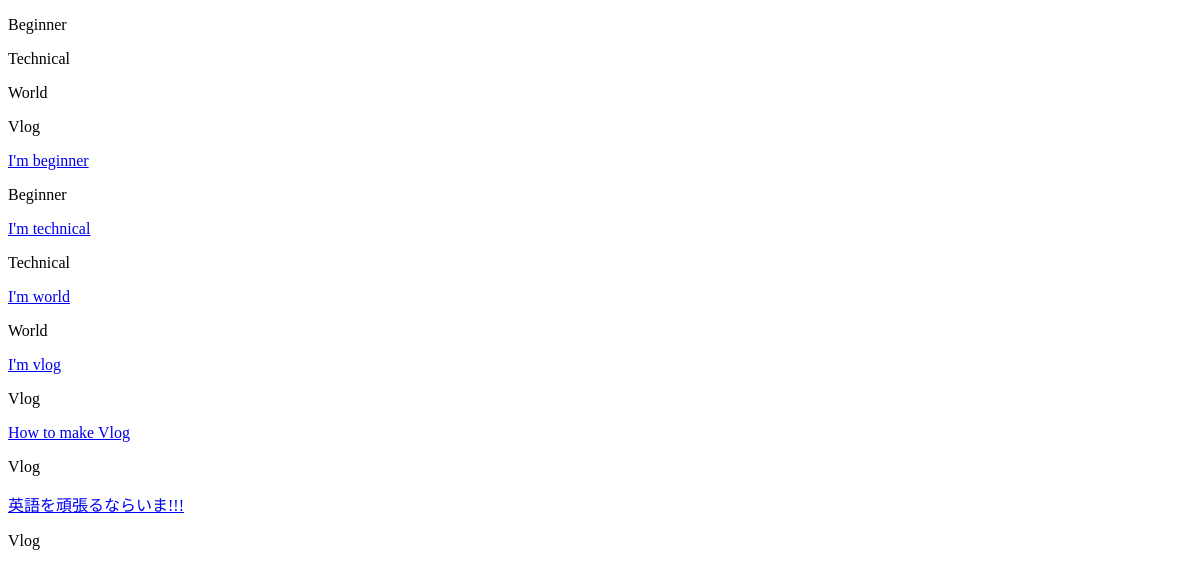
Before: /blog/list/ (signed in) with the older database file.
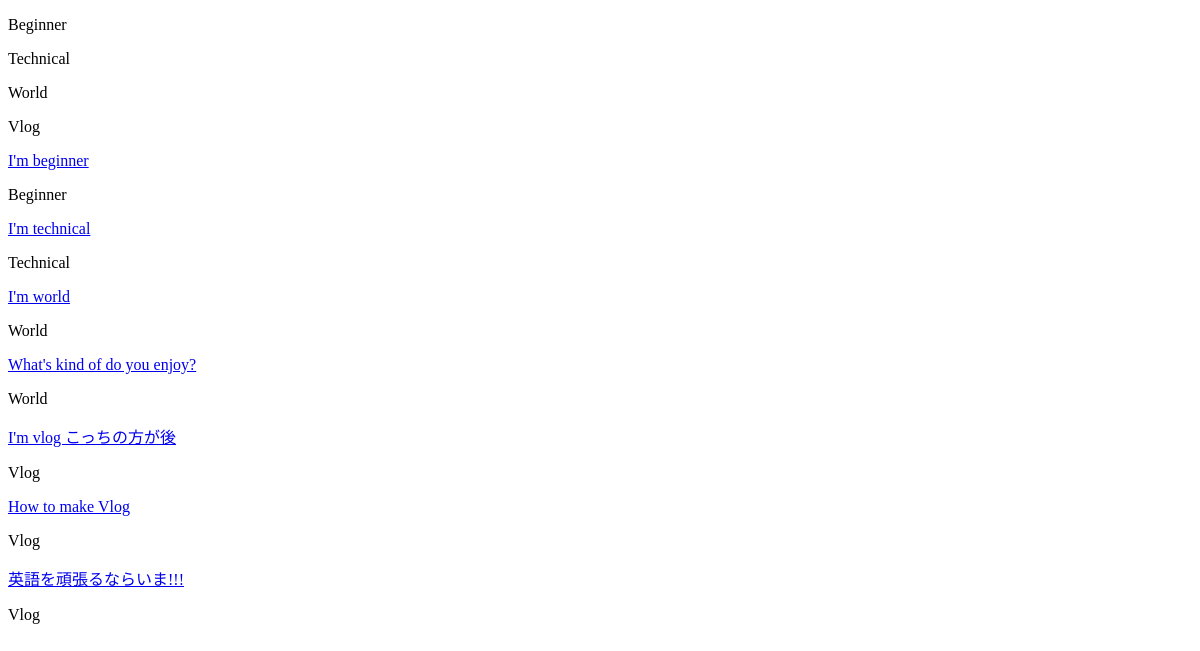
After: the same page with the newer database file.
### blog/models.py (models this page shows, shortened)
class Status(models.Model):
    name = models.CharField(max_length=140, blank=True)
    def __str__(self):
        return self.name

class Post(models.Model):
    title = models.CharField(max_length=140)
    thumbnail = models.ImageField(upload_to='thumbnail/', null=True)
    post_time = models.DateField(null=True)
    summary = models.TextField(blank=True)
    contents = MDTextField()
    status = models.ForeignKey(Status, on_delete=models.SET_NULL, null=True)

### blog/views.py (the view)
# urls.py: path('list/', views.BlogList.as_view(), name='list'),
class BlogList(LoginRequiredMixin, TemplateView):
    template_name = 'blog/list.html'
    '''
    def get_context_data(self, **kwargs):
        context = super().get_context_data(**kwargs)
        context['member'] = Member.objects.get(user=self.request.user)
        return context

    def get(self, request, *args, **kwargs):
        all_post = Post.objects.all()
        return render(request, 'blog/list.html', {'all_post': all_post})
    '''
    def get_context_data(self, **kwargs):
        context = super().get_context_data(**kwargs)
        member = Member.objects.get(user=self.request.user)
        context['member'] = member
        status_list = [1, 2]
        print(Post.objects.all().values())
        context['all_posts'] = Post.objects.filter(status__in=member.status.all())
        '''
        for i, member_status in enumerate(member.status.all()):
            if i == 0:
                context['all_posts'] = Post.objects.get(status=Status.objects.get(name=member_status))
            else:
                context['all_posts'] += Post.objects.get(status=Status.objects.get(name=member_status))
        '''
        return context

### blog/templates/blog/list.html
{% load static %}
<!DOCTYPE html>
<html>
<head>
</head>
<body>
    {% for member_status in member.status.all %}
        <p>{{ member_status }}</p>
    {% endfor %}
    {% for post in all_posts %}
        <div><a href="{% url 'blog:index' post.id %}">{{ post.summary }}</a></div>
        <p>{{ post.status }}</p>
    {% endfor %}
</body>
</html>

Changed rows visible on the page:
added Post: summary "What's kind of do you enjoy?", status "World"
changed Post: summary "I'm vlog" → "I'm vlog こっちの方が後"
